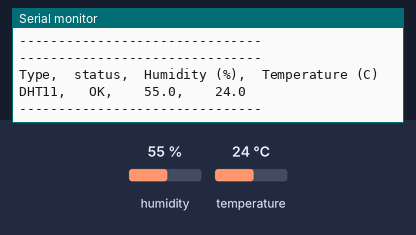
The sketch below on a simulated Arduino Uno, built with avr-gcc and run on an emulated ATmega328P. Shown: the last lines printed to the serial monitor. The inputs (shaded band) are chosen by the test bench; at power-on: humidity 55 %, temperature 24 °C.

Above: at 5.9 s.
6.0 s: humidity set to 22 %
At 10.35 s:
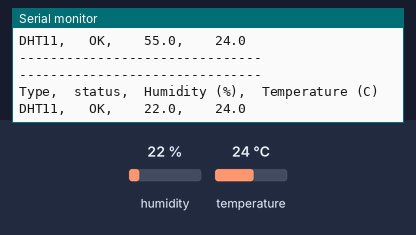
12.1 s: temperature set to 12 °C
At 16.7 s:
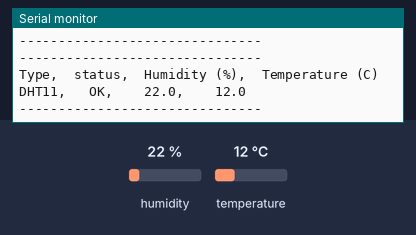
18.2 s: humidity set to 40 %
At 21.8 s:
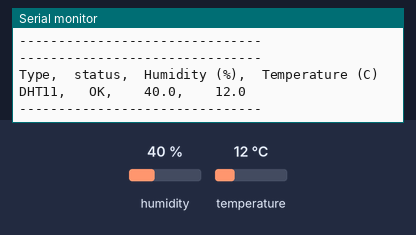
Timing chart, 0 to 23.3 s (numbered marks = the images above; inputs shaded):
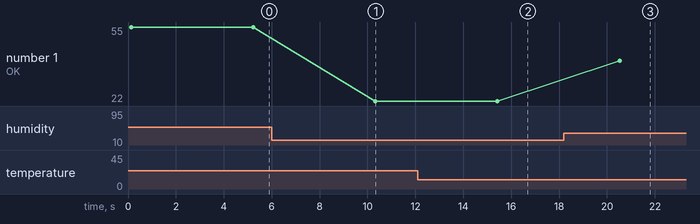

Measured:
- after the input at 6.0 s, the serial monitor: prints a new line after 4.3 s (image 1)
- after the input at 12.1 s, the serial monitor: prints a new line after 3.3 s (image 2)
- after the input at 18.2 s, the serial monitor: prints a new line after 2.3 s (image 3)
- plotted number 1: 55 → 22 after the input at 6.0 s, 22 → 40 after the input at 18.2 s

The sketch:

DHTTemperatureSensor.ino
```cpp
#include "dht.h"

#define LOOP_DELAY  5000
#define TEMP_PIN A2

void setup() {
  Serial.begin(9600);
  Serial.println("Reading Temperature from DHT Sensor.............");
}

void loop() {
  getTemperature();
  delay(LOOP_DELAY);
}


double getTemperature(){
  dht DHT;
  int chk = DHT.read11(TEMP_PIN);
  Serial.println("-------------------------------");
  Serial.println("Type,\tstatus,\tHumidity (%),\tTemperature (C)");
  Serial.print("DHT11, \t");

  switch (chk)
  {
    case DHTLIB_OK:
		Serial.print("OK,\t");
		break;
    case DHTLIB_ERROR_CHECKSUM:
		Serial.print("Checksum error,\t");
		break;
    case DHTLIB_ERROR_TIMEOUT:
		Serial.print("Time out error,\t");
		break;
    case DHTLIB_ERROR_CONNECT:
        Serial.print("Connect error,\t");
        break;
    case DHTLIB_ERROR_ACK_L:
        Serial.print("Ack Low error,\t");
        break;
    case DHTLIB_ERROR_ACK_H:
        Serial.print("Ack High error,\t");
        break;
    default:
		Serial.print("Unknown error,\t");
		break;
  }
    // DISPLAY DATA
  Serial.print("\t");
  Serial.print(DHT.humidity, 1);
  Serial.print(",\t\t");
  Serial.println(DHT.temperature, 1);
  Serial.println("-------------------------------");
  return DHT.temperature;
}
```
